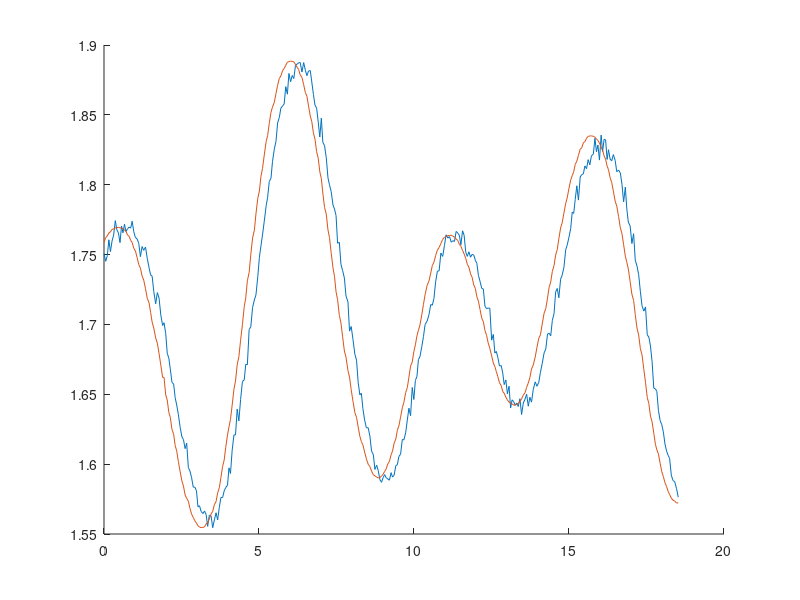

Recreate this plot in MATLAB. (Note: this script raises an error after producing the figure.)
clear; clc;
%v_pos_dist = importdata("log_v_pos_dist.txt");
%v_vel_dist = importdata("log_v_vel_dist.txt");
%v_vel_dist_lp = importdata("log_v_vel_dist_lp.txt");
%v_pos_dist = importdata("log_v_pos_dist_3_wave.txt");
%v_vel_dist = importdata("log_v_vel_dist_3_wave.txt");
%v_vel_dist_lp = importdata("log_v_vel_dist_lp_3_wave.txt");
%v_vel_aruco = importdata("log_v_vel_aruco_3_wave.txt");
%v_land = importdata("log_v_good_land.txt");
% v_pitch = importdata("log_pitch.txt");
% v_dist = importdata("log_dist.txt");
% v_roll = importdata("log_roll.txt");
% dist_test = importdata("dist_test_no_movement.txt");
% xy_cor = importdata("xy_cor_pic.txt");
dist_motion = importdata("dist_motion_delay.txt")
x = importdata("log_x.txt");
%x(:,1) = [];
%v(:,1) = [];
%x(1:10,:) = [];
%v(1,:) = [];
%dist_test(1:50,:)=[]

% figure(1)
% subplot(2,3,1)
% plot(x(:,1)-5)
% hold on;
% plot(x(:,3))
% title('altitude drone')
% subplot(2,3,2)
% plot(x(:,2))
% title('velocity drone')
% subplot(2,3,3)
% plot(x(:,3))
% title('altitude ship')
% subplot(2,3,4)
% plot(x(:,4))
% title('velocity ship')
% subplot(2,3,5)
% plot(x(:,5))
% title('acceleration ship')
% figure(1)
% hold on;
% plot(v_pitch(:,5), v_pitch(:,1)) %Roll gt
% plot(v_pitch(:,5), v_pitch(:,3)-pi) %Roll est
% 
% figure(2)
% hold on;
% 
% 
% plot(v_pitch(:,5), v_pitch(:,2)) %Pitch gt
% plot(v_pitch(:,5), -v_pitch(:,4)- v_pitch(:,7)-0.013) %Pitch est
% %plot(v_pitch(:,5), v_pitch(:,8)/20) %Ship alt
% ylabel({'Angle [Radians]'});
% xlabel({'Time [s]'});
% title({'Pitch estimation with ground truth'});

%FFT
% Y = fft(v_pitch(:,4));
% L = 752;
% Fs = 12
% P2 = abs(Y/L);
% P1 = P2(1:L/2+1);
% P1(2:end-1) = 2*P1(2:end-1);
% figure (11)
% f = Fs*(0:(L/2))/L;
% plot(f,P1) 
% title('Single-Sided Amplitude Spectrum of X(t)')
% xlabel('f (Hz)')
% ylabel('|P1(f)|')


% figure(3)
% plot(v_vel_dist(:,1))
% hold on;
% plot(v_vel_dist(:,2)-1.4)

% figure(4)
% plot(v_pos_dist(:,3)-5)
% hold on;
% plot(v_vel_dist(:,3)-5)
% plot(v_vel_dist_lp(:,3)-5)
% xlim([0 800])
% legend('dist pos cont', 'dist vel cont', 'dist vel cont lp')
% 
% figure(5)
% plot(v_vel_aruco(:,3)-5)
% hold on;
% plot(v_vel_aruco(:,4)-5)
% plot(v_vel_aruco(:,4)-v_vel_aruco(:,3))
% xlim([0 800])
% legend('dist aruco', 'dist ground truth', 'dist diff')
% figure(6)
% plot(v_vel_aruco(:,1))
% hold on;
% plot(v_vel_aruco(:,2)-1.4)
% legend('drone pos', 'ship pos')

% figure(7)
% plot(v_vel(:,4), v_vel(:,1)-1.12-(4-1.12))
% hold on
% plot(v_vel(:,4), v_vel(:,2))

% figure(8)
% plot(v_land(:,1))
% hold on;
% plot(v_land(:,2)-6)
% legend('drone pos', 'ship pos')

% figure(9)
% plot(v_dist(:,4), v_dist(:,2))
% hold on;
% plot(v_dist(:,4), v_dist(:,3))
% ylabel({'Distance [m]'});
% xlabel({'Time [s]'});
% title({'Measurement of distance between ship and drone using aruco marker'});
% 
% avg_error = mean(abs(v_dist(:,2)-v_dist(:,3)))
% std_error = std(v_dist(:,2)-v_dist(:,3))

% figure(10)
% hold on;
% plot(v_roll(:,4),v_roll(:,1)-0.3)
% plot(v_roll(:,4), v_roll(:,2)-pi) %Roll est
% 
% max_error = max(abs(v_roll(:,2)-pi+0.3))

% figure(11)
% hold on;
% plot(dist_test(:,3), dist_test(:,1)+0.17) %Distance aruco marker
% plot(dist_test(:,3), dist_test(:,2)) %Drones own position
% 
% figure (12)
% hold on;
% plot(xy_cor(:,3)-xy_cor(1,3), xy_cor(:,1)) %X_cor from aruco
% plot(xy_cor(:,3)-xy_cor(1,3), xy_cor(:,2)) %y_cor from aruco
% plot(xy_cor(:,3)-xy_cor(1,3), xy_cor(:,4)) %x_pos drone
% plot(xy_cor(:,3)-xy_cor(1,3), xy_cor(:,5)) %y_pos drone

figure(13)
hold on;
plot(dist_motion(:,3)-dist_motion(1,3), dist_motion(:,1)+0.21) %Distance aruco marker
plot(dist_motion(:,3)-dist_motion(1,3), dist_motion(:,2)-dist_motion(:,4)) %Ground truth
%%
avg_dist_pos = mean(abs(v_pos_dist(1:800,3)-5))
avg_dist_vel = mean(abs(v_vel_dist(1:800,3)-5))
avg_dist_vel_lp = mean(abs(v_vel_dist_lp(1:800,3)-5))
std_dist_pos = std(abs(v_pos_dist(1:800,3)-5))
std_dist_vel = std(abs(v_vel_dist(1:800,3)-5))
std_dist_vel_lp = std(abs(v_vel_dist_lp(1:800,3)-5))
